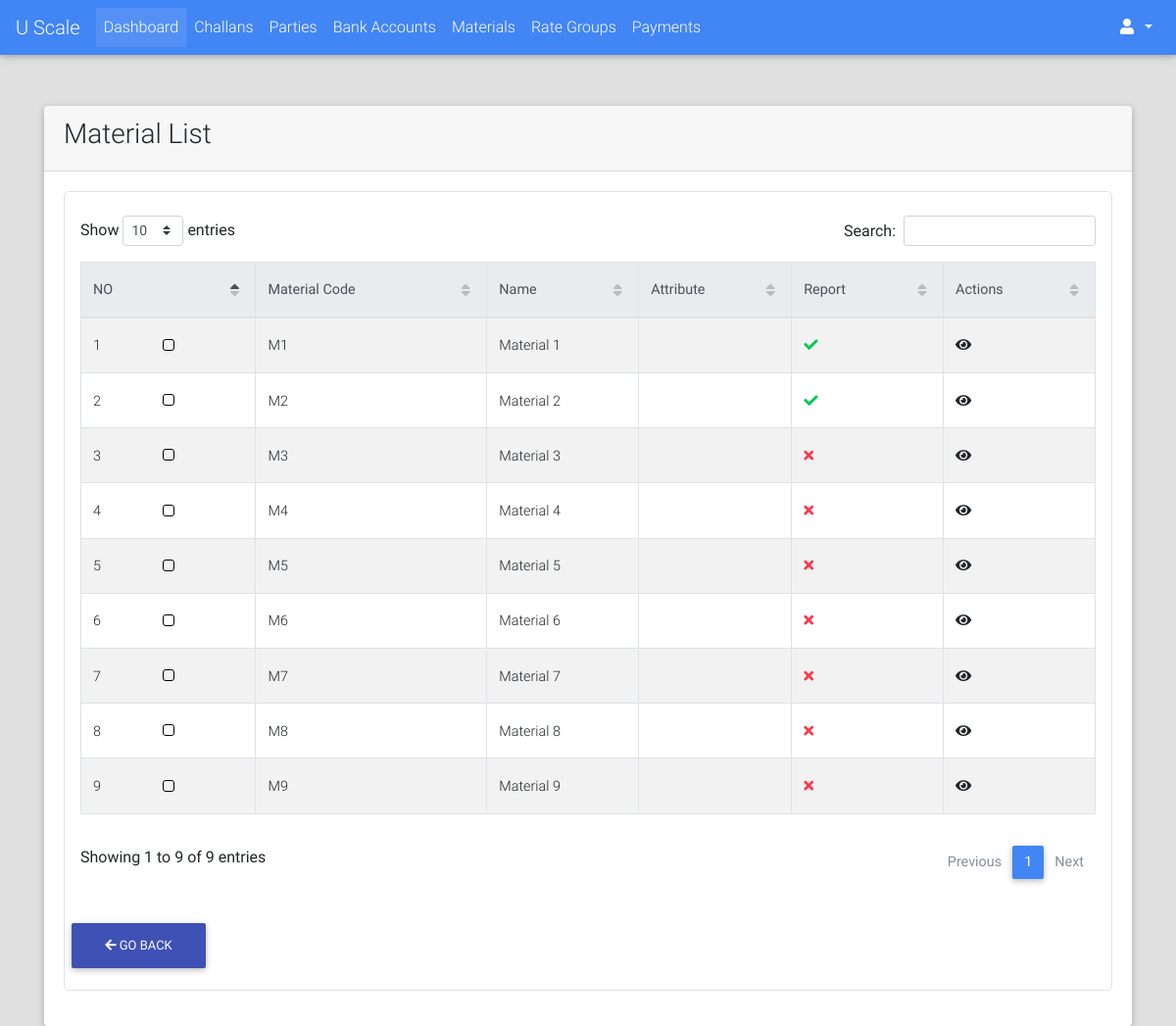
Page /materials/list/ (signed in) on the earlier database version.
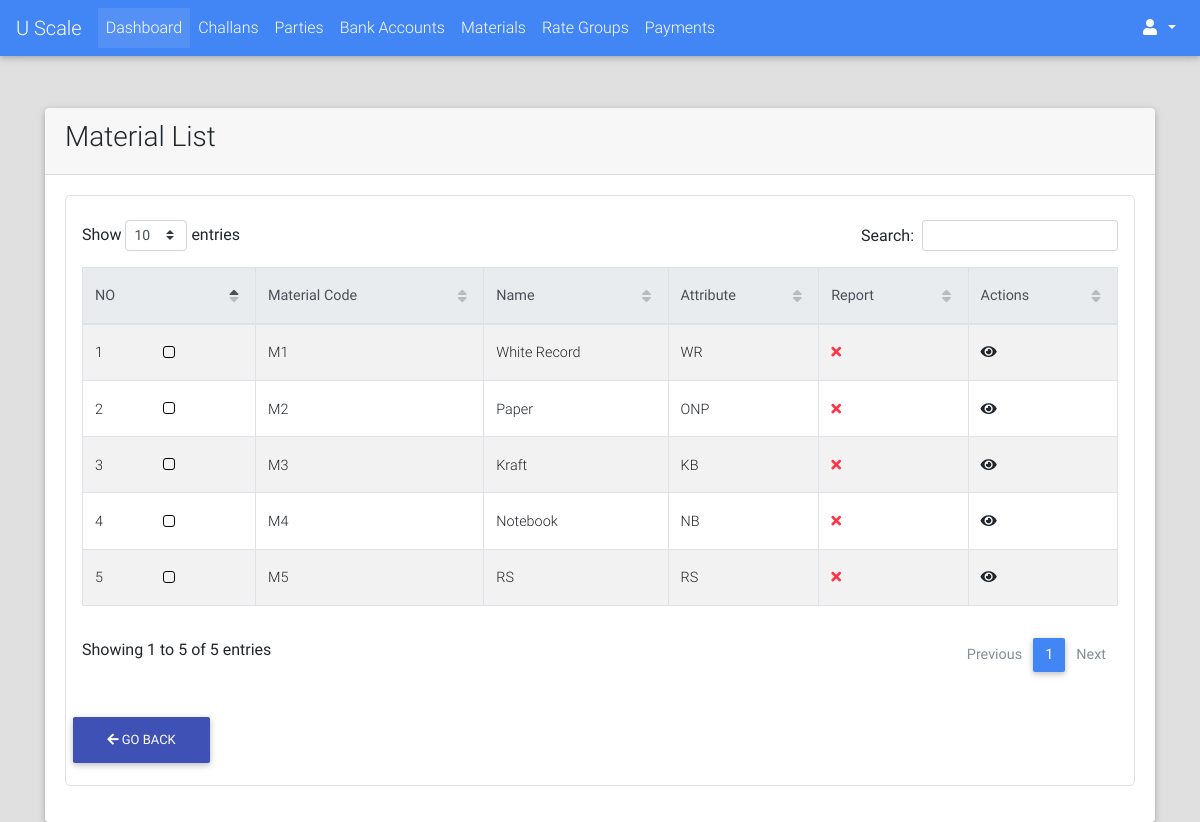
Same page on the later database version.
### materials/models.py (models this page shows, shortened)
class Material(models.Model):
    name = models.CharField(max_length=64)
    attribute = models.CharField(max_length=6, blank=True)
    material_code = models.CharField(max_length=12)
    extra_info = models.TextField(blank=True)
    has_report = models.BooleanField(default=False)
    is_active = models.BooleanField(default=True)
    @property
    def get_absolute_url(self):
        return reverse_lazy("materials:detail", kwargs={"material_code": self.material_code})

### materials/views.py (the view)
class MaterialListView(LoginRequiredMixin, ListView):
    model = Material
    context_object_name = "materials"
    template_name = "materials/list.html"
    def get_queryset(self):
        qs = super().get_queryset()
        return qs.filter(is_active=True)

### portal/templates/materials/list.html (shortened to what this page needs)
{% extends "portal/base.html" %}
{% load crispy_forms_tags %}
{% load static %}
{% block custom_links %}
    <link href="{% static "css/addons/datatables.min.css" %}" rel="stylesheet">
    <link href="{% static "css/addons/datatables-select.min.css" %}" rel="stylesheet">
{% endblock %}
{% block content %}
    <br><br>
    <div class="container">
        <div class="card">
            <div class="card-header">
                <div class="m-auto">
                    <h3 class=>Material List</h3>
                </div>
            </div>
            <div class="card-body">
                 <div class="table p-3 border" style="border-radius: 5px">
                    <table id="dt-basic-checkbox" class="table table-striped table-bordered" cellspacing="0" width="100%">
                         <thead class="thead-light">
                            <th class="th-sm">NO</th>
                            <th class="th-sm">Material Code</th>
                            <th class="th-sm">Name</th>
                            <th class="th-sm">Attribute</th>
                            <th class="th-sm">Report</th>
                            <th class="th-sm">Actions</th>
                         </thead>
                         <tbody>
                             {% if materials %}
                                 {% for material in materials %}
                                     <tr>
                                        <td>{{ forloop.counter }}</td>
                                         <td><a href="{{ material.get_absolute_url }}">{{ material.material_code }}</a></td>
                                        <td>{{ material.name }}</td>
                                        <td>{{ material.attribute }}</td>
                                        <td>
                                            {% if material.has_report %}
                                                <i class="fa fa-check text-success"></i>
                                            {% else %}
                                                <i class="fa fa-times text-danger"></i>
                                            {% endif %}
                                        </td>
                                        <td><a href="{{ material.get_absolute_url }}"><i class="fa fa-eye"></i></a></td>
                                     </tr>
                                 {% endfor %}
                             {% else %}
                                 <span class="text-black-50 font-weight-bold">No Parties Found</span>
                             {% endif %}
                         </tbody>
                    </table>
                    {% include "portal/goback_btn.html" %}
                 </div>
            </div>
        </div>
    </div>
{% endblock %}

### portal/templates/portal/base.html (shortened to what this page needs)
{% load static %}
<!DOCTYPE html>
<html lang="en">
<head>
    <link rel="stylesheet" href="https://use.fontawesome.com/releases/v5.8.2/css/all.css">
    <link href="{% static "css/bootstrap.min.css" %}" rel=  "stylesheet">
    <link href="{% static "css/mdb.min.css" %}" rel="stylesheet">
    <link href="{% static "css/style.css" %}" rel="stylesheet">
    {% block custom_links %}
    {% endblock %}
</head>
<body style="background-color: #e0e0e0!important;">
    {% if user.is_authenticated %}
        {% include "portal/header.html" %}
    {% endif %}
    {% block content %}
    {% endblock %}
</body>
</html>

### portal/templates/portal/header.html (shortened to what this page needs)
{% load static  %}
<nav class="mb-1 navbar navbar-expand-lg navbar-dark primary-color">
  <a class="navbar-brand" href="#">U Scale</a>
  <div class="collapse navbar-collapse" id="navbarSupportedContent-333">
    <ul class="navbar-nav mr-auto">
      <li class="nav-item active">
        <a class="nav-link" href="{% url "portal:home" %}">Dashboard
        </a>
      </li>
      <li class="nav-item">
        <a class="nav-link" href="{% url "challans:list" %}">Challans</a>
      </li>
      <li class="nav-item">
        <a class="nav-link" href="{% url "parties:list" %}">Parties</a>
      </li>
      <li class="nav-item">
        <a class="nav-link" href="{% url "bank_accounts:list" %}">Bank Accounts</a>
      </li>
      <li class="nav-item">
        <a class="nav-link" href="{% url "materials:list" %}">Materials</a>
      </li>
      <li class="nav-item">
        <a class="nav-link" href="{% url "rates:rate_group_list" %}">Rate Groups</a>
      </li>
      <li class="nav-item">
        <a class="nav-link" href="{% url "payments:list" %}">Payments</a>
      </li>
    </ul>
    <ul class="navbar-nav ml-auto nav-flex-icons">
      <li class="nav-item dropdown">
        <a class="nav-link dropdown-toggle" id="navbarDropdownMenuLink-333" data-toggle="dropdown"
          aria-haspopup="true" aria-expanded="false">
          <i class="fas fa-user"></i>
        </a>
      </li>
    </ul>
  </div>
</nav>

### portal/templates/portal/goback_btn.html
<div class="row">
    <button onclick="goBack();" class="btn btn-indigo"><i class="fa fa-arrow-left"> </i> Go Back</button>
</div>

Differences in the rows shown:
removed Material: material_code "M6", name "Material 6", has_report False (drawn)
removed Material: material_code "M7", name "Material 7", has_report False (drawn)
removed Material: material_code "M8", name "Material 8", has_report False (drawn)
removed Material: material_code "M9", name "Material 9", has_report False (drawn)
changed Material: name "Material 1" → "White Record"; attribute (not shown) → "WR"; has_report True → False (drawn)
changed Material: name "Material 2" → "Paper"; attribute (not shown) → "ONP"; has_report True → False (drawn)
changed Material: name "Material 3" → "Kraft"; attribute (not shown) → "KB"
changed Material: name "Material 4" → "Notebook"; attribute (not shown) → "NB"
changed Material (number 5 of 5 on the later page): name "Material 5" → "RS"; attribute (not shown) → "RS"
Other differences:
text written by a page script: "Show entries Search: Showing 1 to 9 of 9 entries Previous 1 Next" → "Show entries Search: Showing 1 to 5 of 5 entries Previous 1 Next"
